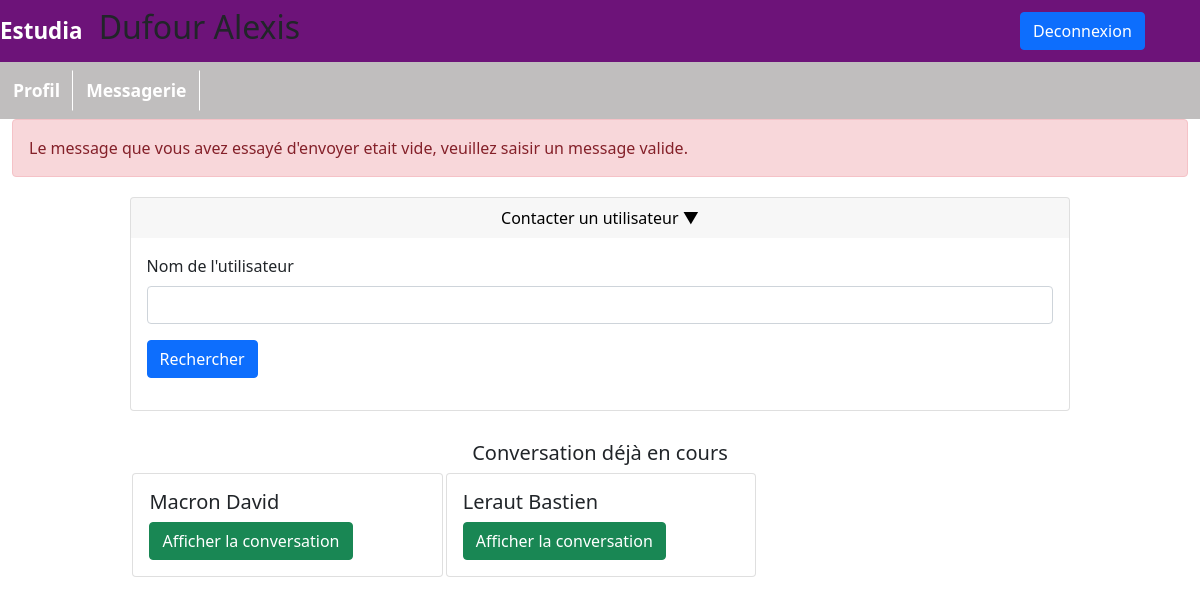
The app's page /pages/messagerie.php?idUtilisateur=3&error=messVide (signed in), older data.
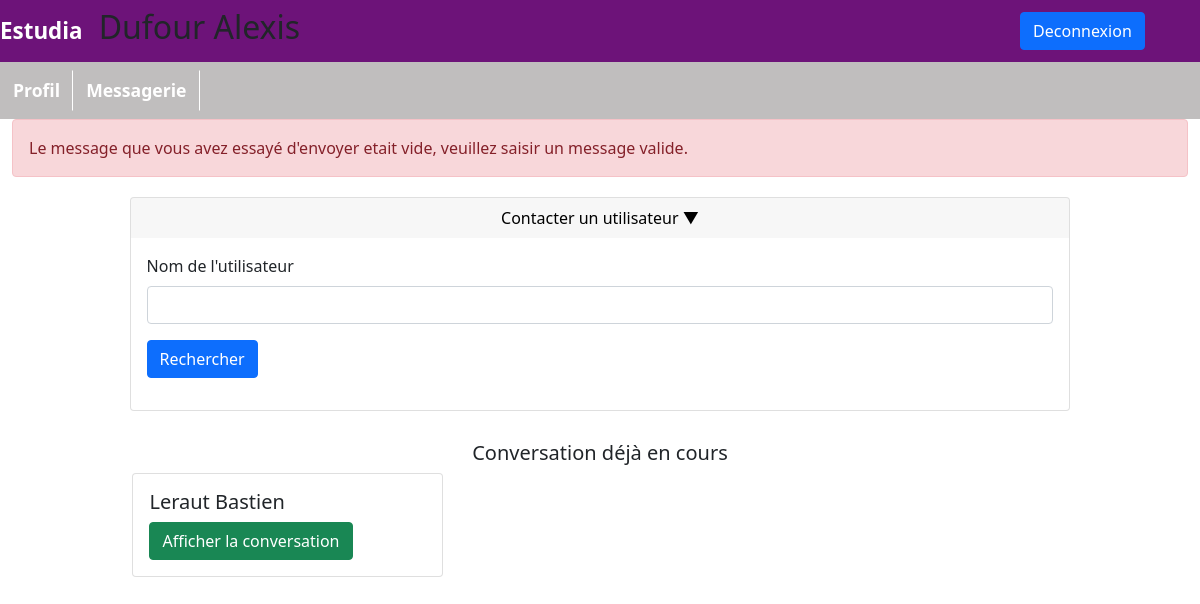
The same page, newer data.
### tables this page shows
CREATE TABLE IF NOT EXISTS `conversations` (
  `idConversation` int(11) NOT NULL AUTO_INCREMENT,
  `idEnvoyeur` int(11) NOT NULL,
  `idReceveur` int(11) NOT NULL,
  PRIMARY KEY (`idConversation`)
);

CREATE TABLE IF NOT EXISTS `utilisateur` (
  `idUtilisateur` int(11) NOT NULL AUTO_INCREMENT,
  `email` varchar(100) DEFAULT NULL,
  `identifiant` varchar(100) NOT NULL,
  `nom` varchar(100) NOT NULL,
  `prenom` varchar(100) NOT NULL,
  `dateNaiss` date NOT NULL,
  `mdp` varchar(100) NOT NULL,
  `mdpTemp` varchar(100) NOT NULL,
  `statut` varchar(100) DEFAULT NULL,
  PRIMARY KEY (`idUtilisateur`)
);

### modeles/modeles.php (called while the page is built, shortened)
<?php
class Modele
{
    public function getBdd()
    {
        return new PDO('mysql:host=localhost;dbname=estudia;charset=UTF8', 'root', '',  array(PDO::ATTR_ERRMODE => PDO::ERRMODE_EXCEPTION));
    }
}
require_once "users.php";
require_once "conversations.php";
?>

### modeles/conversations.php (called while the page is built, shortened)
<?php
class Conversation extends Modele
{
    public function conversation($idEnvoyeur)
    {
        $requete = $this-> getBdd() -> prepare("SELECT idConversation, idEnvoyeur, idReceveur FROM conversations WHERE idEnvoyeur = ? || idReceveur = ?");
        $requete -> execute([$idEnvoyeur, $idEnvoyeur]);
        $conversations = $requete -> fetchAll(PDO::FETCH_ASSOC);
        return $conversations;
    }
}

### modeles/users.php (called while the page is built, shortened)
<?php
class User extends Modele
{
    public function selectNom($id)
    {
        $requete = $this -> getBdd() -> prepare("SELECT nom, prenom FROM utilisateur WHERE idUtilisateur = ?");
        $requete -> execute([$id]);
        $nom = $requete -> fetch(PDO::FETCH_ASSOC);
        return $nom;
    }
}

### pages/messagerie.php (the view, shortened to what this page needs)
<?php
require_once "entete.php";
if(!empty($_SESSION["statut"]) && $_SESSION["statut"] == "Etudiant" || $_SESSION["statut"] == "Professeur" || $_SESSION["statut"] == "Administration")
{
    if(!empty($_GET["idUtilisateur"]) && $_GET["idUtilisateur"] == $_SESSION["idUtilisateur"])
    {
        if(isset($_GET["error"]))
        {
            ?>
            <div class="alert alert-danger">
            <?php
            switch($_GET["error"])
            {
                case "messVide":
                    echo "Le message que vous avez essayé d'envoyer etait vide, veuillez saisir un message valide.";
                    break;
            }
            ?>
            </div>
            <?php
        }
        ?>
        <div>
            <div class="card" style="margin-top:20px; margin-left:10%; width:80%;">
                <button style="border: none;" onclick="contactProf()" class="card-header">
                    Contacter un utilisateur ▼
                </button>
                <div class="card-body" id="contactProf" style="display: block;">
                    <form action="messagerie.php?idUtilisateur=<?=$_GET["idUtilisateur"];?>" method="get" style="border:none">
                        <div class="mb-3">
                            <label for="exampleInputEmail1" class="form-label">Nom de l'utilisateur</label>
                            <input type="text" class="form-control" id="nomUser" name="nomUser">
                        </div>
                        <button type="submit" name="idUtilisateur" value="<?=$_GET["idUtilisateur"];?>" class="btn btn-primary">Rechercher</button>
                    </form>
                </div>
            </div>
            <?php
            $objetConversation = new Conversation();
            $conversations = $objetConversation -> conversation($_SESSION["idUtilisateur"]);
            ?>
            <div style="height:150px;width:80%; margin-left:10%; margin-top:30px">
                <h5 style="text-align: center;">Conversation déjà en cours</h5>
                <?php
                foreach($conversations as $conversation)
                {
                    ?>
                        <div class="card" style="width:33%;float:left; margin-left:0.3%">
                            <div class="card-body">
                                <?php
                                $objetUser = new User();
                                    if($_GET["idUtilisateur"] == $conversation["idEnvoyeur"])
                                    {
                                        $noms = $objetUser -> selectNom($conversation["idReceveur"]);
                                        ?>
                                        <h5 class="card-title"><?=$noms["nom"]?> <?=$noms["prenom"]?></h5>
                                        <a class="btn btn-success" href="conversation.php?idReceveur=<?=$conversation["idReceveur"];?>&idConversation=<?=$conversation["idConversation"];?>">Afficher la conversation</a>
                                        <?php
                                    }
                                    else
                                    {
                                        $noms = $objetUser -> selectNom($conversation["idEnvoyeur"]);
                                        ?>
                                        <h5 class="card-title"><?=$noms["nom"]?> <?=$noms["prenom"]?></h5>
                                        <a class="btn btn-success" href="conversation.php?idReceveur=<?=$conversation["idEnvoyeur"];?>&idConversation=<?=$conversation["idConversation"];?>">Afficher la conversation</a>
                                        <?php
                                    }
                                ?>
                            </div>
                        </div>
                    <?php
                }
                ?>
            </div>
        </div>
        <?php
    }
    else
    {
        echo "<script type='text/javascript'>document.location.replace('index.php');</script>";
    }
}
?>
<?php
require_once "footer.php";

Row changes from the older to the newer data that the page shows:
no longer on this page (row edited): conversations: utilisateur.nom "Macron", utilisateur.prenom "David"
